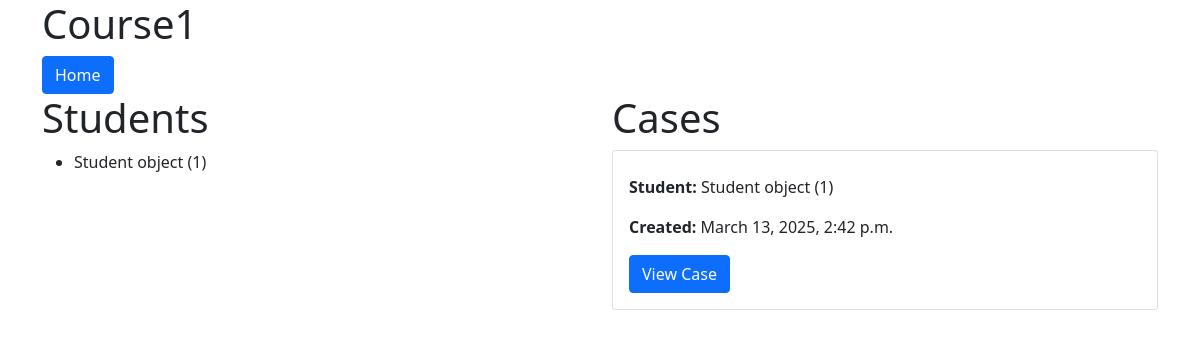
The app's page /course/1/ with its own data.
### cheatersheet/models.py (models this page shows)
class Student(models.Model):
    created = models.DateTimeField(auto_now_add=True)
    key = models.CharField(
        max_length=64, unique=True, help_text="Unique alphanumeric student id"
    )
    name = models.CharField(max_length=255, help_text="Student name")
    student_id = models.CharField(max_length=255, help_text="Student number", default="")
    aplus_id = models.CharField(max_length=255, help_text="A+ user id")
    objects = models.Manager()

class Case(models.Model):
    key = models.CharField(
        max_length=64, unique=True, help_text="Unique alphanumeric case id"
    )
    created_at = models.DateTimeField(auto_now_add=True)
    course = models.ForeignKey('Course', on_delete=models.CASCADE)
    student = models.ForeignKey('Student', on_delete=models.CASCADE)
    objects = models.Manager()

### cheatersheet/views.py (the view)
# urls.py: path("course/<int:course_id>/", views.course, name="course"),
def course(request, course_id):
    template = loader.get_template("course.html")
    course = Course.objects.get(pk=course_id)
    context = { "cases": Case.objects.all(), "students": Student.objects.all(), "course": course }
    return HttpResponse(template.render(context, request))

### cheatersheet/templates/course.html (shortened to what this page needs)
{% extends "base.html" %}
{% block content %}
<html>
    <head>
    </head>
    <body>
        <div class="container">
            <h1>{{ course.name }}</h1>
            <a href="{% url 'home' %}" class="btn btn-primary">Home</a>
            <div class="row">
                <div class="col-md-6">
                    <h1>Students</h1>
                    <ul>
                        {% for student in students %}
                        <li>{{ student }}</li>
                        {% endfor %}
                    </ul>
                </div>
                <div class="col-md-6">
                    <h1>Cases</h1>
                    <div class="row">
                        {% for case in cases %}
                            <div class="col-md-12">
                                <div class="card mb-4">
                                    <div class="card-body">
                                        <p class="card-text"><strong>Student:</strong> {{ case.student }}</p>
                                        <p class="card-text"><strong>Created:</strong> {{ case.created_at }}</p>
                                        <a href="{% url 'case' case.id %}" class="btn btn-primary">View Case</a>
                                    </div>
                                </div>
                            </div>
                        {% endfor %}
                    </div>
                </div>
            </div>
        </div>
    </body>
</html>
{% endblock %}

### records on screen
Student: id "Student object (1)"
Case: student "Student object (1)", created_at "March 13, 2025, 2:42 p.m."
